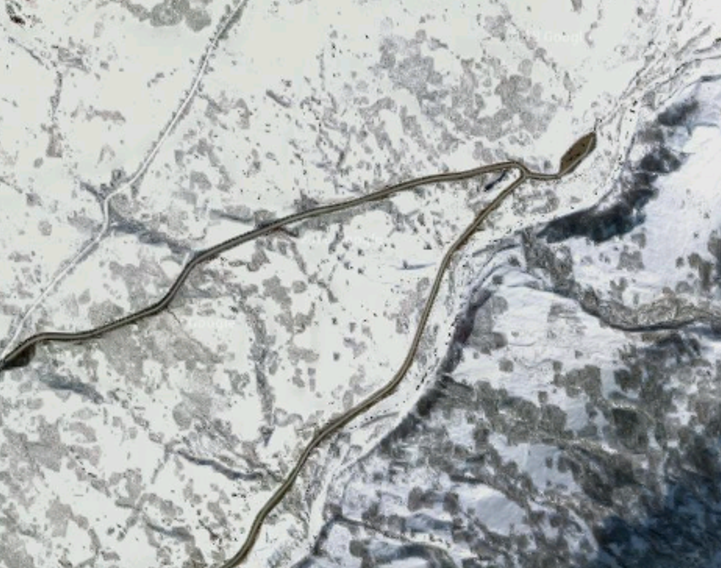
%> input picture data/road.png, 1442 x 1136 px (shown at 1/2 size)
$ octave demo_moravec.m   (GNU Octave 9; MATLAB toolbox functions it lacks are replaced by stand-ins)
%> lines starting %> are read from the running program, lines starting %| are printed output that depends on the picture; in (x1, y1, x2, y2) boxes, pixels count from 0 and x2, y2 are one past the last pixel; in counts of white or black regions, pixels touching at a corner belong together; the program's own positions count from 1
% Moravec Corner Detection Algorithm
% .\\°//.\\°//.\\°//.\\°//.\\°//.\\°//.\\°//.\\°//.\\°//.\\°//.\\°//.\\°//.
%
% 3DSfVM
% Politecnico di Milano
%
% Luca Magri
% for comments and suggestions please send an email to luca.magri@polimi.it
%
% .\\°//.\\°//.\\°//.\\°//.\\°//.\\°//.\\°//.\\°//.\\°//.\\°//.\\°//.\\°//.

%% Synthetic image
% You can replace this with actual image processing
I = uint8(zeros(51,51,3));
I(7:40,20,1:3) = 255;
I(40,20:40,1:3) = 255;
%% Read real image
I = imread('data/road.png');
%> I is the input picture: size 1136x1442x3 uint8; mean R, G, B 174.9, 178.4, 177.9
I = imresize(I, 0.2); % Resize for faster computation
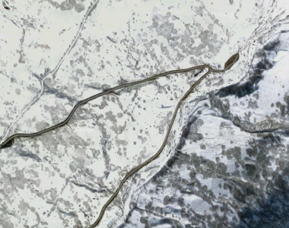
%> I: size 228x289x3 uint8; mean R, G, B 174.9, 178.4, 177.9
if(size(I,3) ==3)
    I = rgb2gray(I);  % Convert to grayscale if it's a color image
%> I: size 228x289 uint8
end


%% Image preparation
h = size(I,1);
%> h = 228
w = size(I,1);
%> w = 228

do_rotate = 0;
do_addnoise = 0;

% Apply noise or rotation if set
if(do_rotate)
    I = imrotate(I,200);
end
if(do_addnoise)
    noiseDensity = 0.01;
    temp = imnoise(I(:,:,1), 'gaussian', noiseDensity);
    for i = 1:3
        I(:,:,i) = temp;
    end
end

% Show the initial image
figure; imshow(I);

%% Initialize parameters for Moravec
windowSize = 3;
threshold = 1000;


%% Moravec algorithm
ssd_img = zeros(h,w);
halfSize = floor(windowSize/2);
% Moravec algorithm loop
for x = 2+halfSize:h-halfSize-1
    for y = 2+halfSize:w-halfSize-1
        % Initialize minimum value
        minValue = inf;
        for dx = -1:1
            for dy = -1:1
                if dx == 0 && dy == 0
                    continue;
                end
                % Extracting window and its shifted version
                windowOriginal = I(x-halfSize:x+halfSize, y-halfSize:y+halfSize);
                windowShifted = I(x+dx-halfSize:x+dx+halfSize, y+dy-halfSize:y+dy+halfSize);

                % Compute the Sum of Squared Differences
                SSD = sum(sum((windowOriginal - windowShifted).^2));

                % Update minimum value
                if SSD < minValue
                    minValue = SSD;
                end
            end
        end
        % Assign the minimum SSD value to the corner matrix
        ssd_img(x,y) = minValue;
    end
end
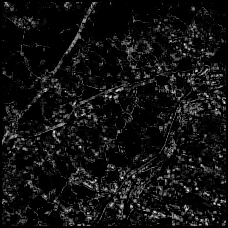
%> ssd_img: size 228x228 double; min 0, max 1069, mean 77.1; drawn with min black and max white

% Visualizing the SSD image
figure;
imagesc(ssd_img); colormap('jet'); colorbar;
title('SSD Image');
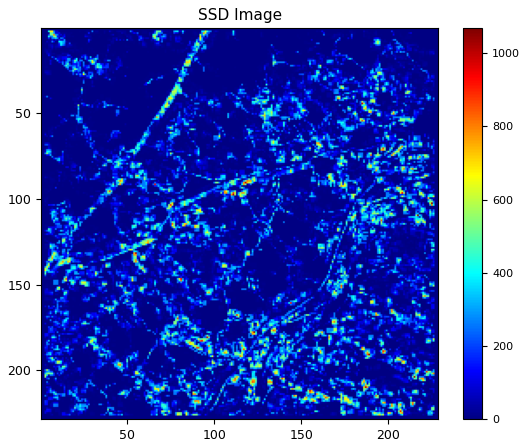
%> figure redrawn from the program's plot data

% Thresholding the SSD image to get potential corners
ssd_maxima = (ssd_img > threshold);
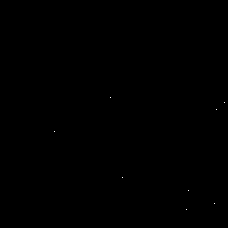
%> ssd_maxima: size 228x228 logical; 0.02% white in thin lines or dots, all inside (x1, y1, x2, y2) = (54, 97, 225, 210)

% Non-Maxima Suppression
se = strel('square', 3);
dilated_ssd_img = imdilate(ssd_img, se);
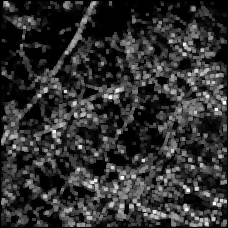
%> dilated_ssd_img: size 228x228 double; min 0, max 1069, mean 206; drawn with min black and max white
corners = ssd_maxima & (ssd_img == dilated_ssd_img);
[y, x] = find(corners);
%> y = [132; 98; 178; 210; 191; 204; 110; 103]; x = [55; 111; 123; 187; 189; 215; 217; 225]

% Displaying the corners on the image
figure; imshow(I); hold on;
plot(x, y, 'r*');
title('Detected Corners');
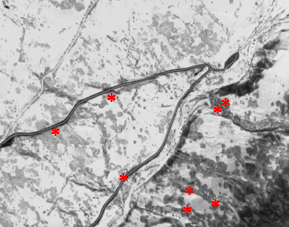
%> figure redrawn from the program's plot data; its title reads 'Detected Corners'
